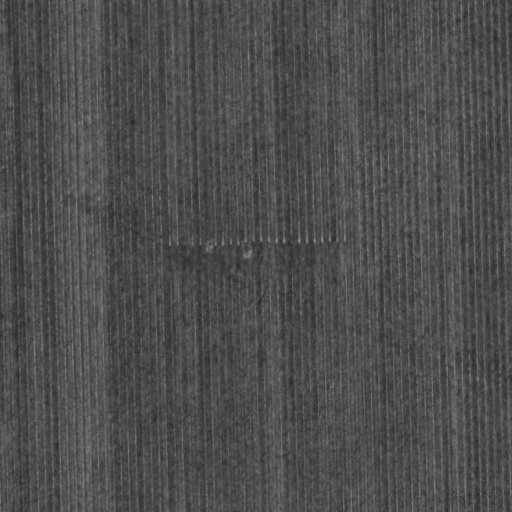
#> input picture Report/Sample_Images/Final/nir/3_173_nir.jpg, 512 x 512 px; its folder holds only this picture in this run
$ jupyter execute --allow-errors data_notebook_rodrigo.ipynb
#> lines starting #> are read from the running program, lines starting #| are printed output that depends on the picture
## Agriculture-Vision Data Set

This notebook will serve as a reference guide for the data set we will be using throughout the project. It is arranged as follows:

1. **Data set description**

2. **Some visualisation of input images in the different channels**

[cell 1]
# Import the required libraries
import os
import glob
import numpy as np
from PIL import Image
import matplotlib.pyplot as plt
from matplotlib import image

### 1. Description

Here we describe the overall structure of the data set which contains images in three channels (RGB + NIR) of aerial farmland images ([Data set source page](https://www.agriculture-vision.com/dataset)).

First we confirm the number of samples in the training and test sets. Additionally we verify their dimensionality.

We will use the following shorthand convention for the classes:

cs <- cloud shadow

dp <- double plant

ps <- planter skip

sw <- standing water

ww <- waterway

wc <- weed cluster

First we inspect the training set

[cell 2]
# Set data paths for training set
directories = ['boundaries', 'images/rgb', 'images/nir', 'labels/cloud_shadow',
              'labels/double_plant', 'labels/planter_skip', 'labels/standing_water', 'labels/waterway',
              'labels/weed_cluster', 'masks']
training_paths = [os.path.join(os.getcwd(),'Agriculture-Vision', 'train', sub_dir) for sub_dir in directories]

[cell 3]
# Count the image files in each path
def count_files(path):
    n_images = len([name for name in os.listdir(path) if os.path.isfile(os.path.join(path, name))])
    print(n_images, "images in", os.path.split(path)[1])

#> (a cell that did not finish here is left out)

[cell 5]
# Now inspect the image properties in each file
def read_images(path, n_images = None):
    images = []
    counter = 0
    for f in glob.iglob(path + "/*"):
        images.append(Image.open(f))
        counter += 1
        if n_images and (counter >= n_samples):
            print("Read", n_images, "images")
            return images
    print("Read all images")
    return images

[cell 6]
n_samples = 250
image_sets = [read_images(path, n_samples) for path in training_paths]
#> call 3 of read_images, with n_images = 250
#> image_sets = 10 items

#> (a cell that did not finish here is left out)

For the validation sets and test sets we only check their number of images, since everything else is identical to the training set

[cell 8]
val_paths = [os.path.join(os.getcwd(),'Agriculture-Vision', 'val', sub_dir) for sub_dir in directories]
print("Images in val set")
#> (the rest of this cell did not finish here and is left out)

[cell 9]
test_dirs = ['boundaries', 'images/rgb', 'images/nir', 'masks']
test_paths = [os.path.join(os.getcwd(),'Agriculture-Vision', 'test', sub_dir) for sub_dir in test_dirs]
print("Images in test set")
#> (the rest of this cell did not finish here and is left out)

## Visualisation

We now visualise some of the input images in the different channels, we only do this for the training set as the validation set and the test set have the same structure

[cell 10]
def visualise_image_set(images, path_name, grid_dims):
    fig=plt.figure(figsize = (12,6))
    fig.suptitle("Sample images in " + path_name, fontsize=12)
    for i in range(len(images)):
        fig.add_subplot(grid_dims[0], grid_dims[1], i + 1)
        plt.imshow(np.asarray(images[i]))

[cell 11]
grid_dims = (2,5)
for i in range(len(training_paths)):
    path_name = os.path.split(training_paths[i])[1]
    images = image_sets[i]
    visualise_image_set(images, path_name, grid_dims)

Now we inspect the different channels of the rgb images

[cell 12]
rgb_images = np.zeros((512, 512, 3, n_samples))
for i in range(len(image_sets[1])):
    rgb_images[:,:,:3, i] = image_sets[1][i]
#> this loop made 0 passes
rgb_images.shape
#> Out = (512, 512, 3, 250)

[cell 13]
#summary of first channel
first_channel = rgb_images[:,:,0,:]
print(first_channel.shape)
#| (512, 512, 250)
plt.imshow(first_channel[:,:,0])
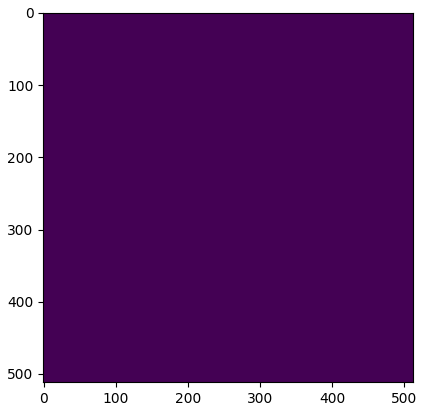
#> figure drawn by matplotlib, 1 panel

[cell 14]
print("Mean: ", np.mean(first_channel))
#| Mean:  0.0
print("Max: ", np.max(first_channel))
#| Max:  0.0
print("Median: ", np.median(first_channel))
#| Median:  0.0
print("Min: ", np.min(first_channel))
#| Min:  0.0
print("Stdv: ", np.std(first_channel))
#| Stdv:  0.0

[cell 15]
# Summary of second channel
second_channel = rgb_images[:,:,1,:]
print(second_channel.shape)
#| (512, 512, 250)
plt.figure()
plt.imshow(second_channel[:,:,0])

[cell 16]
print("Mean: ", np.mean(second_channel))
#| Mean:  0.0
print("Max: ", np.max(second_channel))
#| Max:  0.0
print("Median: ", np.median(second_channel))
#| Median:  0.0
print("Min: ", np.min(second_channel))
#| Min:  0.0
print("Stdv: ", np.std(second_channel))
#| Stdv:  0.0

[cell 17]
#summary of third channel
third_channel = rgb_images[:,:,2,:]
print(third_channel.shape)
#| (512, 512, 250)
plt.figure()
plt.imshow(third_channel[:,:,0])

[cell 18]
print("Mean: ", np.mean(third_channel))
#| Mean:  0.0
print("Max: ", np.max(third_channel))
#| Max:  0.0
print("Median: ", np.median(third_channel))
#| Median:  0.0
print("Min: ", np.min(third_channel))
#| Min:  0.0
print("Stdv: ", np.std(third_channel))
#| Stdv:  0.0

## Visualisation of segmentation task

[cell 19]
# Now inspect the image properties in each file
def read_images_dict(path, n_images = None):
    images = {}
    counter = 0
    for f in glob.iglob(path + "/*"):
        im = Image.open(f)
        images[im.filename.split('/')[-1].split('.')[0]] = np.asarray(im)
        im.close()
        counter += 1
        if n_images and (counter >= n_samples):
            print("Read", n_images, "images")
            return images
    print("Read all images")
    return images

[cell 20]
n_samples = 1000
image_dicts = [read_images_dict(path, n_samples) for path in training_paths]
#> in read_images_dict, im is the input picture: PIL image 512x512 L; min 35, max 152, mean 77.4
#> image_dicts = 10 items

[cell 21]
rgb_dict = image_dicts[1]
#> rgb_dict = 0 items
cs_dict = image_dicts[3]
#> cs_dict = 0 items
dp_dict = image_dicts[5]
#> dp_dict = 0 items
ps_dict = image_dicts[6]
#> ps_dict = 0 items
sw_dict = image_dicts[7]
#> sw_dict = 0 items
ww_dict = image_dicts[8]
#> ww_dict = 0 items
wc_dict = image_dicts[9]
#> wc_dict = 0 items

[cell 22]
labels = ['Cloud Shadow', 'Double Plant', 'Planter Skip', 'Standing Water', 'Waterway', 'Weed cluster']
plot_index = 1
dicts = [cs_dict, dp_dict, ps_dict, sw_dict, ww_dict, wc_dict]
fig = plt.figure(figsize = (12,12))

#> (the rest of this cell did not finish here and is left out)

[cell 23]
def get_counts(path):
    image_counter = 0
    pixel_counter = 0
    for f in glob.iglob(path + "/*"):
        im = Image.open(f)
        px_sum = np.sum(np.asarray(im))
#> px_sum = 20302775
        im.close()
        if px_sum > 0:
            image_counter += 1
            pixel_counter += px_sum
#> pixel_counter = 20302775
    return image_counter, pixel_counter

[cell 24]
labels = ['Cloud Shadow', 'Double Plant', 'Planter Skip', 'Standing Water', 'Waterway', 'Weed cluster']
directories = ['boundaries', 'images/rgb', 'images/nir', 'labels/cloud_shadow',
              'labels/double_plant', 'labels/planter_skip', 'labels/standing_water', 'labels/waterway',
              'labels/weed_cluster', 'masks']
img_counts = []
px_counts = []
for d in training_paths[2:9]:
    im_c, px_c = get_counts(d)
#> im_c = 1; px_c = 20302775
    img_counts.append(im_c)
    px_counts.append(px_c)

[cell 25]
plt.style.use('ggplot')

labels = ['Cloud\nshadow', 'Double plant', 'Planter skip', 'Standing water', 'Waterway', 'Weed\ncluster']


y_pos = np.arange(len(labels))
fig = plt.figure(figsize = (9,6))

fig.add_subplot(1,2,1)
barplot_1 = plt.bar(y_pos, img_counts[1:], align='center', alpha=1)

plt.xticks(y_pos, labels, fontsize=14)
plt.ylabel('Images', fontsize=15)
plt.title('Images by class', fontweight='bold')
plt.xticks(rotation=45)

fig.add_subplot(1,2,2)
barplot_2 = plt.bar(y_pos, px_counts[1:], align='center', alpha=1)
plt.xticks(y_pos, labels, fontsize=14)
plt.ylabel('Pixels', fontsize=15)
plt.title('Pixels by class', fontweight='bold')
plt.xticks(rotation=45)

bar_colors = ['gold','orchid', 'seagreen','royalblue', 'white' ,'darkturquoise']
for bar in range(0,6):
    barplot_1[bar].set_color(bar_colors[bar])
    barplot_2[bar].set_color(bar_colors[bar])
fig.savefig("../Report/Plots/class_imbalance.pdf", bbox_inches='tight')
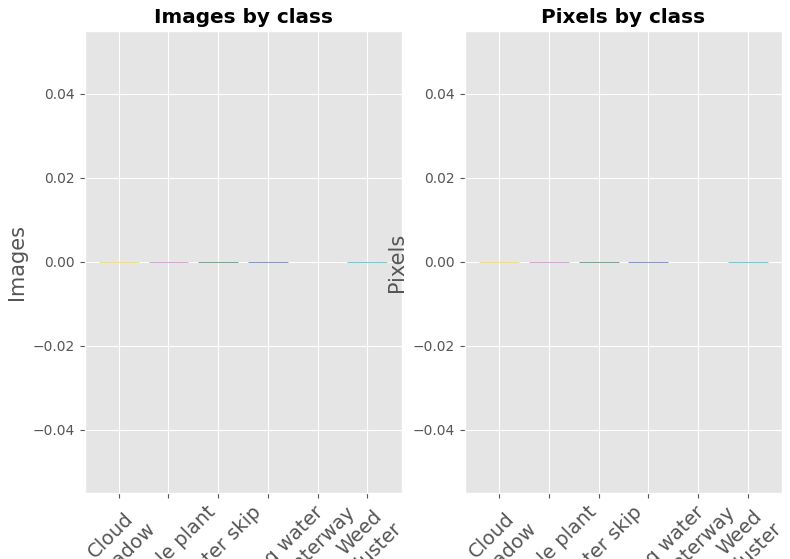
#> figure drawn by matplotlib, 2 panels
plt.show()

[cell 26]
plt.style.use('ggplot')

y_pos = np.arange(len(labels))

plt.bar(y_pos, px_counts[1:], align='center', alpha=1)
plt.xticks(y_pos, labels)
plt.ylabel('Pixels')
plt.title('Pixels by class')
plt.xticks(rotation=45)

plt.show()
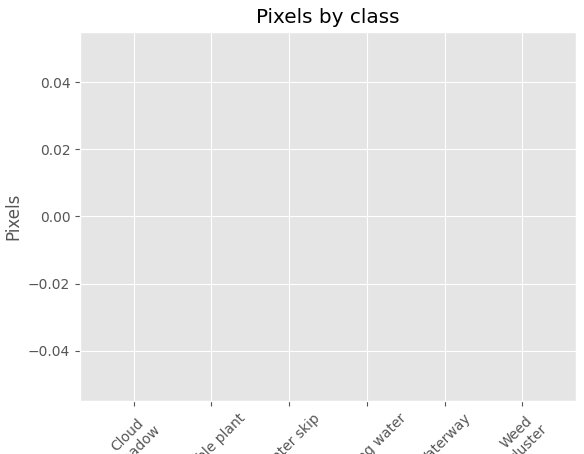
#> figure drawn by matplotlib, 1 panel

[cell 27]
temp = np.array(img_counts)
image_shares = temp / 12901
temp = np.array(px_counts)
px_shares = temp / (12901*512*512)
print(image_shares)
print(px_shares)

#> (a cell that did not finish here is left out)

#> (a cell that did not finish here is left out)

[cell 30]
ps_dict.keys()

[cell 31]
image_sample = rgb_images[:,:,:,0].astype(np.uint8)
#> image_sample: shape (512, 512, 3); every value is 0
#> (the rest of this cell did not finish here and is left out)
